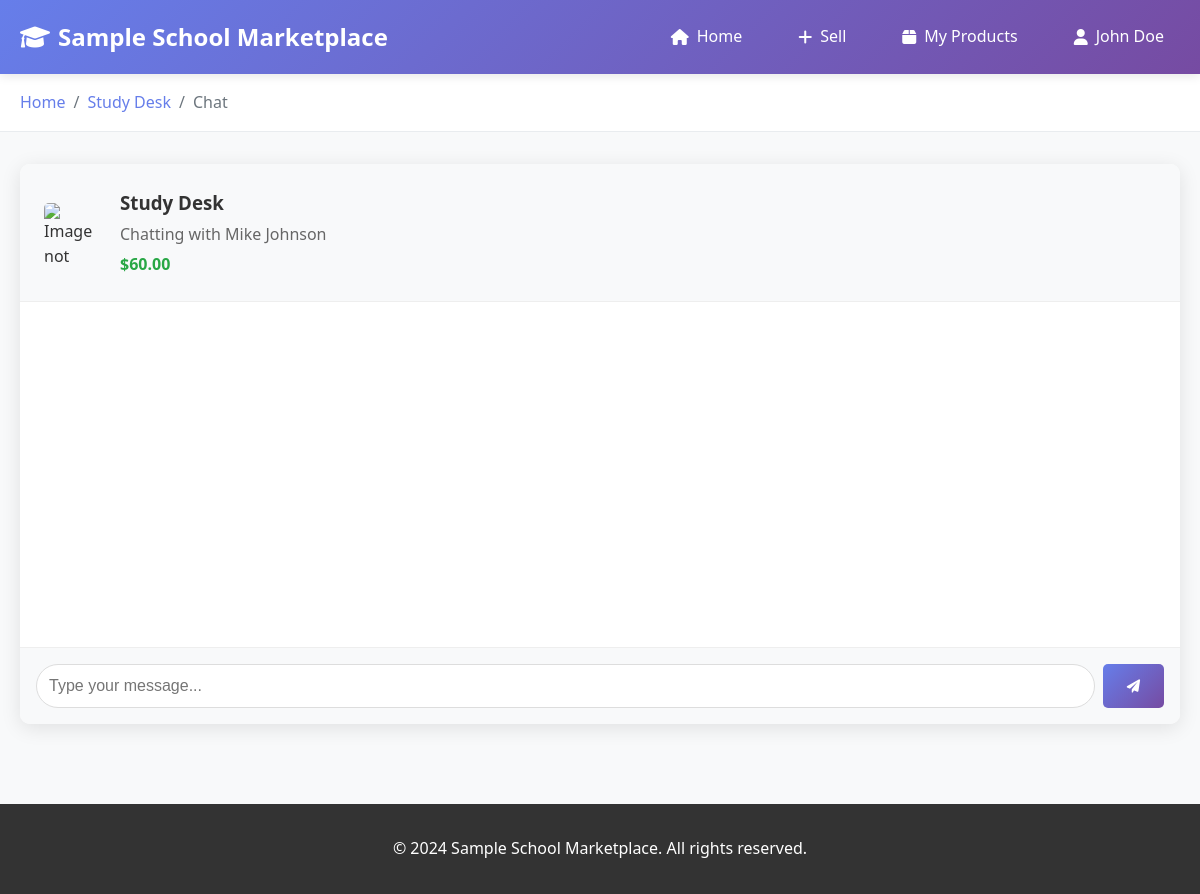
Screenshot of /chat/11 (signed in) with the database file from the repository.
### app.py (models this page shows)
class Product(db.Model):
    id = db.Column(db.Integer, primary_key=True)
    title = db.Column(db.String(200), nullable=False)
    description = db.Column(db.Text, nullable=False)
    price = db.Column(db.Float, nullable=False)
    image_url = db.Column(db.String(200), nullable=True)
    category = db.Column(db.String(50), nullable=False)
    condition = db.Column(db.String(20), nullable=False)
    seller_id = db.Column(db.Integer, db.ForeignKey('user.id'), nullable=False)
    created_at = db.Column(db.DateTime, default=datetime.utcnow)
    is_available = db.Column(db.Boolean, default=True)

class User(db.Model):
    id = db.Column(db.Integer, primary_key=True)
    email = db.Column(db.String(120), unique=True, nullable=True)
    reg_number = db.Column(db.String(20), unique=True, nullable=True)
    password_hash = db.Column(db.String(128), nullable=False)
    name = db.Column(db.String(100), nullable=False)
    created_at = db.Column(db.DateTime, default=datetime.utcnow)
    products = db.relationship('Product', backref='seller', lazy=True)
    sent_messages = db.relationship('Message', foreign_keys='Message.sender_id', backref='sender', lazy=True)
    received_messages = db.relationship('Message', foreign_keys='Message.receiver_id', backref='receiver', lazy=True)

### app.py (the view)
@app.route('/chat/<int:product_id>')
@login_required
def chat(product_id):
    product = Product.query.get_or_404(product_id)
    if product.seller_id == session['user_id']:
        flash('You cannot message yourself about your own product.', 'error')
        return redirect(url_for('product_detail', product_id=product_id))
    messages = Message.query.filter_by(product_id=product_id).filter(
        ((Message.sender_id == session['user_id']) & (Message.receiver_id == product.seller_id)) |
        ((Message.sender_id == product.seller_id) & (Message.receiver_id == session['user_id']))
    ).order_by(Message.timestamp.asc()).all()
    breadcrumbs = [
        {'name': 'Home', 'url': url_for('index')},
        {'name': product.title, 'url': url_for('product_detail', product_id=product_id)},
        {'name': 'Chat', 'url': ''}
    ]
    return render_template('chat.html', product=product, messages=messages, breadcrumbs=breadcrumbs)

### app.py (called while the page is built)
def login_required(f):
    from functools import wraps
    @wraps(f)
    def decorated_function(*args, **kwargs):
        if 'user_id' not in session:
            flash('Please log in to access this page.', 'error')
            return redirect(url_for('login'))
        return f(*args, **kwargs)
    return decorated_function

### templates/chat.html (shortened to what this page needs)
{% extends "base.html" %}
{% block content %}
<div class="container">
    <div class="chat-container">
        <div class="chat-header">
            <div class="chat-product-info">
                <img src="{{ product.image_url }}" alt="{{ product.title }}" class="chat-product-image">
                <div>
                    <h3>{{ product.title }}</h3>
                    <p>Chatting with {{ product.seller.name }}</p>
                    <span class="chat-price">${{ "%.2f"|format(product.price) }}</span>
                </div>
            </div>
        </div>
        <div class="chat-messages" id="chatMessages">
        </div>
        <div class="chat-input">
            <form id="messageForm" class="message-form">
                <div class="message-input-group">
                    <input type="text" id="messageInput" placeholder="Type your message..." class="message-input" required>
                    <button type="submit" class="btn btn-primary">
                        <i class="fas fa-paper-plane"></i>
                    </button>
                </div>
            </form>
        </div>
    </div>
</div>
{% endblock %}

### templates/base.html (shortened to what this page needs)
<!DOCTYPE html>
<html lang="en">
<head>
    <link rel="stylesheet" href="{{ url_for('static', filename='css/style.css') }}">
    <link href="https://cdnjs.cloudflare.com/ajax/libs/font-awesome/6.0.0/css/all.min.css" rel="stylesheet">
</head>
<body>
    <nav class="navbar">
        <div class="nav-container">
            <div class="nav-brand">
                <a href="{{ url_for('index') }}">
                    <i class="fas fa-graduation-cap"></i>
                    Sample School Marketplace
                </a>
            </div>
            <div class="nav-menu">
                <a href="{{ url_for('index') }}" class="nav-link">
                    <i class="fas fa-home"></i> Home
                </a>
                {% if session.user_id %}
                    <a href="{{ url_for('sell_product') }}" class="nav-link">
                        <i class="fas fa-plus"></i> Sell
                    </a>
                    <a href="{{ url_for('my_products') }}" class="nav-link">
                        <i class="fas fa-box"></i> My Products
                    </a>
                    <div class="nav-dropdown">
                        <span class="nav-link">
                            <i class="fas fa-user"></i> {{ session.user_name }}
                        </span>
                    </div>
                {% endif %}
            </div>
        </div>
    </nav>
    {% if breadcrumbs %}
    <div class="breadcrumb-container">
        <nav class="breadcrumb">
            {% for crumb in breadcrumbs %}
                {% if loop.last %}
                    <span class="breadcrumb-current">{{ crumb.name }}</span>
                {% else %}
                    <a href="{{ crumb.url }}" class="breadcrumb-link">{{ crumb.name }}</a>
                    <span class="breadcrumb-separator">/</span>
                {% endif %}
            {% endfor %}
        </nav>
    </div>
    {% endif %}
    <main class="main-content">
        {% block content %}{% endblock %}
    </main>
    <footer class="footer">
        <div class="footer-content">
            <p>&copy; 2024 Sample School Marketplace. All rights reserved.</p>
        </div>
    </footer>
</body>
</html>

### static/css/style.css (style rules this page uses)
* { margin: 0; padding: 0; box-sizing: border-box; }
body { font-family: 'Segoe UI', Tahoma, Geneva, Verdana, sans-serif; line-height: 1.6; color: #333; background-color: #f8f9fa; }
.container { max-width: 1200px; margin: 0 auto; padding: 0 20px; }
.navbar { background: linear-gradient(135deg, #667eea 0%, #764ba2 100%); color: white; padding: 1rem 0; box-shadow: 0 2px 10px rgba(0,0,0,0.1); position: sticky; top: 0; z-index: 1000; }
.nav-container { max-width: 1200px; margin: 0 auto; padding: 0 20px; display: flex; justify-content: space-between; align-items: center; }
.nav-brand a { color: white; text-decoration: none; font-size: 1.5rem; font-weight: bold; display: flex; align-items: center; gap: 0.5rem; }
.nav-menu { display: flex; align-items: center; gap: 1.5rem; }
.nav-link { color: white; text-decoration: none; padding: 0.5rem 1rem; border-radius: 5px; transition: background-color 0.3s; display: flex; align-items: center; gap: 0.5rem; }
.nav-dropdown { position: relative; }
.breadcrumb-container { background: white; border-bottom: 1px solid #e9ecef; padding: 1rem 0; }
.breadcrumb { max-width: 1200px; margin: 0 auto; padding: 0 20px; display: flex; align-items: center; gap: 0.5rem; }
.breadcrumb-link { color: #667eea; text-decoration: none; transition: color 0.3s; }
.breadcrumb-separator { color: #6c757d; }
.breadcrumb-current { color: #6c757d; font-weight: 500; }
.main-content { min-height: calc(100vh - 200px); padding: 2rem 0; }
.btn { display: inline-flex; align-items: center; gap: 0.5rem; padding: 0.75rem 1.5rem; border: none; border-radius: 5px; text-decoration: none; font-weight: 500; cursor: pointer; transition: all 0.3s; text-align: center; }
.btn-primary { background: linear-gradient(135deg, #667eea 0%, #764ba2 100%); color: white; }
.chat-container { background: white; border-radius: 10px; box-shadow: 0 4px 20px rgba(0,0,0,0.1); height: 70vh; display: flex; flex-direction: column; }
.chat-header { padding: 1.5rem; border-bottom: 1px solid #eee; background: #f8f9fa; border-radius: 10px 10px 0 0; }
.chat-product-info { display: flex; align-items: center; gap: 1rem; }
.chat-product-image { width: 60px; height: 60px; object-fit: cover; border-radius: 5px; }
.chat-product-info h3 { margin-bottom: 0.25rem; color: #333; }
.chat-product-info p { color: #666; margin-bottom: 0.25rem; }
.chat-price { font-weight: bold; color: #28a745; }
.chat-messages { flex: 1; padding: 1rem; overflow-y: auto; display: flex; flex-direction: column; gap: 1rem; }
.chat-input { padding: 1rem; border-top: 1px solid #eee; background: #f8f9fa; border-radius: 0 0 10px 10px; }
.message-form { display: flex; gap: 0.5rem; }
.message-input-group { display: flex; gap: 0.5rem; width: 100%; }
.message-input { flex: 1; padding: 0.75rem; border: 1px solid #ddd; border-radius: 25px; font-size: 1rem; }
.footer { background: #333; color: white; text-align: center; padding: 2rem 0; margin-top: 3rem; }
.footer-content { max-width: 1200px; margin: 0 auto; padding: 0 20px; }

### rows the page displays
Product: name "Study Desk", title "Study Desk", price "60.00"
User: seller.name "Mike Johnson"

### other values shown
{{ session.user_name }} "John Doe"
{{ crumb.name }} "Home"
{{ crumb.name }} "Chat"
